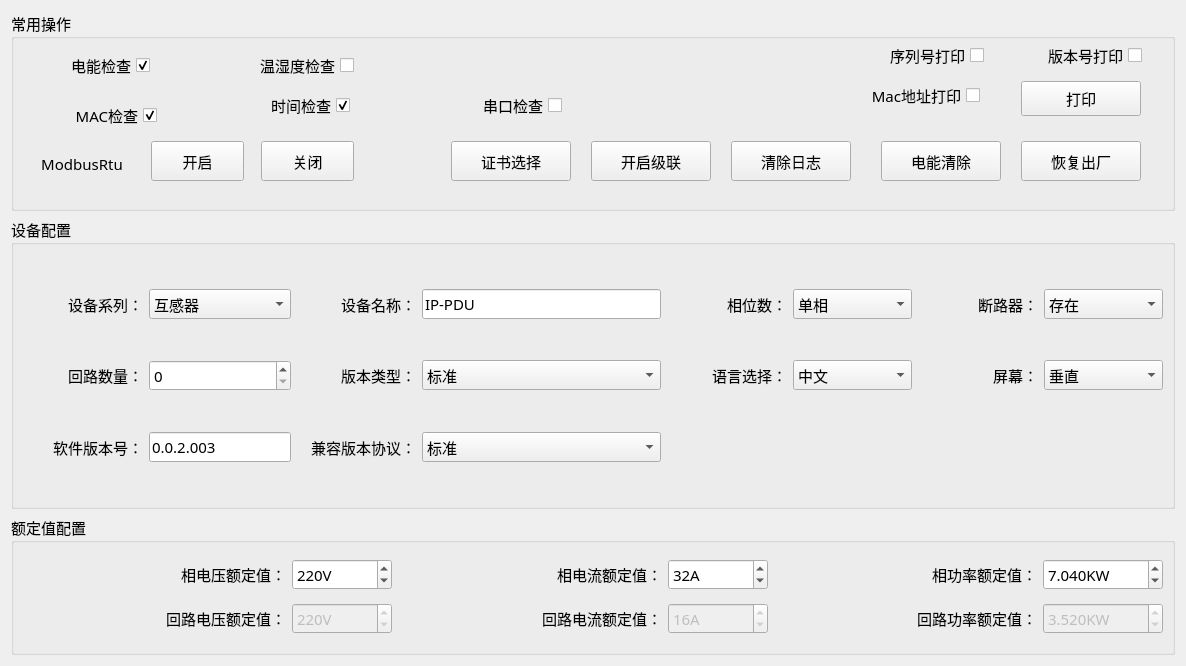
<?xml version="1.0" encoding="UTF-8"?>
<ui version="4.0">
 <class>Home_SetWid</class>
 <widget class="QWidget" name="Home_SetWid">
  <property name="geometry">
   <rect>
    <x>0</x>
    <y>0</y>
    <width>1186</width>
    <height>666</height>
   </rect>
  </property>
  <property name="font">
   <font>
    <family>微软雅黑</family>
    <pointsize>11</pointsize>
   </font>
  </property>
  <property name="windowTitle">
   <string>Form</string>
  </property>
  <layout class="QGridLayout" name="gridLayout_4">
   <item row="1" column="0">
    <widget class="QGroupBox" name="groupBox_4">
     <property name="sizePolicy">
      <sizepolicy hsizetype="Expanding" vsizetype="Preferred">
       <horstretch>0</horstretch>
       <verstretch>0</verstretch>
      </sizepolicy>
     </property>
     <property name="font">
      <font>
       <family>微软雅黑</family>
       <pointsize>11</pointsize>
      </font>
     </property>
     <property name="title">
      <string>设备配置</string>
     </property>
     <layout class="QGridLayout" name="gridLayout_3">
      <item row="0" column="7">
       <widget class="QLabel" name="label_28">
        <property name="text">
         <string>断路器：</string>
        </property>
        <property name="alignment">
         <set>Qt::AlignRight|Qt::AlignTrailing|Qt::AlignVCenter</set>
        </property>
       </widget>
      </item>
      <item row="1" column="3" colspan="2">
       <widget class="QComboBox" name="standardBox">
        <property name="sizePolicy">
         <sizepolicy hsizetype="Minimum" vsizetype="Fixed">
          <horstretch>0</horstretch>
          <verstretch>0</verstretch>
         </sizepolicy>
        </property>
        <item>
         <property name="text">
          <string>标准</string>
         </property>
        </item>
        <item>
         <property name="text">
          <string>中性</string>
         </property>
        </item>
        <item>
         <property name="text">
          <string>定制</string>
         </property>
        </item>
       </widget>
      </item>
      <item row="0" column="8">
       <widget class="QComboBox" name="breakerBox">
        <property name="sizePolicy">
         <sizepolicy hsizetype="Minimum" vsizetype="Fixed">
          <horstretch>0</horstretch>
          <verstretch>0</verstretch>
         </sizepolicy>
        </property>
        <property name="currentIndex">
         <number>1</number>
        </property>
        <item>
         <property name="text">
          <string>没有</string>
         </property>
        </item>
        <item>
         <property name="text">
          <string>存在</string>
         </property>
        </item>
       </widget>
      </item>
      <item row="0" column="5">
       <widget class="QLabel" name="label_8">
        <property name="text">
         <string>相位数：</string>
        </property>
        <property name="alignment">
         <set>Qt::AlignRight|Qt::AlignTrailing|Qt::AlignVCenter</set>
        </property>
       </widget>
      </item>
      <item row="2" column="2">
       <widget class="QLabel" name="label">
        <property name="text">
         <string>兼容版本协议：</string>
        </property>
        <property name="alignment">
         <set>Qt::AlignRight|Qt::AlignTrailing|Qt::AlignVCenter</set>
        </property>
       </widget>
      </item>
      <item row="0" column="0">
       <widget class="QLabel" name="label_20">
        <property name="text">
         <string>设备系列：</string>
        </property>
        <property name="alignment">
         <set>Qt::AlignRight|Qt::AlignTrailing|Qt::AlignVCenter</set>
        </property>
       </widget>
      </item>
      <item row="1" column="2">
       <widget class="QLabel" name="label_22">
        <property name="text">
         <string>版本类型：</string>
        </property>
        <property name="alignment">
         <set>Qt::AlignRight|Qt::AlignTrailing|Qt::AlignVCenter</set>
        </property>
       </widget>
      </item>
      <item row="2" column="0">
       <widget class="QLabel" name="label_25">
        <property name="text">
         <string>软件版本号：</string>
        </property>
        <property name="alignment">
         <set>Qt::AlignRight|Qt::AlignTrailing|Qt::AlignVCenter</set>
        </property>
       </widget>
      </item>
      <item row="0" column="2">
       <widget class="QLabel" name="label_26">
        <property name="text">
         <string>设备名称：</string>
        </property>
        <property name="alignment">
         <set>Qt::AlignRight|Qt::AlignTrailing|Qt::AlignVCenter</set>
        </property>
       </widget>
      </item>
      <item row="1" column="8">
       <widget class="QComboBox" name="vhBox">
        <property name="sizePolicy">
         <sizepolicy hsizetype="Minimum" vsizetype="Fixed">
          <horstretch>0</horstretch>
          <verstretch>0</verstretch>
         </sizepolicy>
        </property>
        <item>
         <property name="text">
          <string>垂直</string>
         </property>
        </item>
        <item>
         <property name="text">
          <string>水平</string>
         </property>
        </item>
       </widget>
      </item>
      <item row="1" column="0">
       <widget class="QLabel" name="label_27">
        <property name="text">
         <string>回路数量：</string>
        </property>
        <property name="alignment">
         <set>Qt::AlignRight|Qt::AlignTrailing|Qt::AlignVCenter</set>
        </property>
       </widget>
      </item>
      <item row="0" column="3" colspan="2">
       <widget class="QLineEdit" name="typeEdit">
        <property name="sizePolicy">
         <sizepolicy hsizetype="Minimum" vsizetype="Fixed">
          <horstretch>0</horstretch>
          <verstretch>0</verstretch>
         </sizepolicy>
        </property>
        <property name="maximumSize">
         <size>
          <width>16777215</width>
          <height>16777215</height>
         </size>
        </property>
        <property name="text">
         <string>IP-PDU</string>
        </property>
       </widget>
      </item>
      <item row="1" column="1">
       <widget class="QSpinBox" name="loopNumBox">
        <property name="sizePolicy">
         <sizepolicy hsizetype="Minimum" vsizetype="Fixed">
          <horstretch>0</horstretch>
          <verstretch>0</verstretch>
         </sizepolicy>
        </property>
        <property name="value">
         <number>0</number>
        </property>
       </widget>
      </item>
      <item row="1" column="6">
       <widget class="QComboBox" name="languageBox">
        <property name="sizePolicy">
         <sizepolicy hsizetype="Minimum" vsizetype="Fixed">
          <horstretch>0</horstretch>
          <verstretch>0</verstretch>
         </sizepolicy>
        </property>
        <item>
         <property name="text">
          <string>中文</string>
         </property>
        </item>
        <item>
         <property name="text">
          <string>英文</string>
         </property>
        </item>
       </widget>
      </item>
      <item row="2" column="1">
       <widget class="QLineEdit" name="fwEdit">
        <property name="sizePolicy">
         <sizepolicy hsizetype="Minimum" vsizetype="Fixed">
          <horstretch>0</horstretch>
          <verstretch>0</verstretch>
         </sizepolicy>
        </property>
        <property name="maximumSize">
         <size>
          <width>16777215</width>
          <height>16777215</height>
         </size>
        </property>
        <property name="text">
         <string>0.0.2.003</string>
        </property>
       </widget>
      </item>
      <item row="1" column="7">
       <widget class="QLabel" name="label_16">
        <property name="text">
         <string>屏幕：</string>
        </property>
        <property name="alignment">
         <set>Qt::AlignRight|Qt::AlignTrailing|Qt::AlignVCenter</set>
        </property>
       </widget>
      </item>
      <item row="1" column="5">
       <widget class="QLabel" name="label_29">
        <property name="text">
         <string>语言选择：</string>
        </property>
        <property name="alignment">
         <set>Qt::AlignRight|Qt::AlignTrailing|Qt::AlignVCenter</set>
        </property>
       </widget>
      </item>
      <item row="0" column="6">
       <widget class="QComboBox" name="lineNumBox">
        <property name="sizePolicy">
         <sizepolicy hsizetype="Minimum" vsizetype="Fixed">
          <horstretch>0</horstretch>
          <verstretch>0</verstretch>
         </sizepolicy>
        </property>
        <item>
         <property name="text">
          <string>单相</string>
         </property>
        </item>
        <item>
         <property name="text">
          <string>三相</string>
         </property>
        </item>
       </widget>
      </item>
      <item row="0" column="1">
       <widget class="QComboBox" name="devspecBox">
        <property name="sizePolicy">
         <sizepolicy hsizetype="Minimum" vsizetype="Fixed">
          <horstretch>0</horstretch>
          <verstretch>0</verstretch>
         </sizepolicy>
        </property>
        <item>
         <property name="text">
          <string>互感器</string>
         </property>
        </item>
        <item>
         <property name="text">
          <string>32A小锰铜</string>
         </property>
        </item>
        <item>
         <property name="text">
          <string>直流</string>
         </property>
        </item>
       </widget>
      </item>
      <item row="2" column="3" colspan="2">
       <widget class="QComboBox" name="protocolBox">
        <property name="sizePolicy">
         <sizepolicy hsizetype="Minimum" vsizetype="Fixed">
          <horstretch>0</horstretch>
          <verstretch>0</verstretch>
         </sizepolicy>
        </property>
        <item>
         <property name="text">
          <string>标准</string>
         </property>
        </item>
        <item>
         <property name="text">
          <string>兼容V3协议</string>
         </property>
        </item>
        <item>
         <property name="text">
          <string>兼容V1协议</string>
         </property>
        </item>
        <item>
         <property name="text">
          <string>华为ECC</string>
         </property>
        </item>
       </widget>
      </item>
     </layout>
    </widget>
   </item>
   <item row="2" column="0">
    <widget class="QGroupBox" name="groupBox_2">
     <property name="maximumSize">
      <size>
       <width>16777215</width>
       <height>140</height>
      </size>
     </property>
     <property name="title">
      <string>额定值配置</string>
     </property>
     <layout class="QGridLayout" name="gridLayout_2">
      <item row="0" column="3">
       <widget class="QSpinBox" name="lineCurBox">
        <property name="maximumSize">
         <size>
          <width>16777215</width>
          <height>16777215</height>
         </size>
        </property>
        <property name="suffix">
         <string>A</string>
        </property>
        <property name="value">
         <number>32</number>
        </property>
       </widget>
      </item>
      <item row="0" column="1">
       <widget class="QSpinBox" name="lineVolBox">
        <property name="maximumSize">
         <size>
          <width>16777215</width>
          <height>16777215</height>
         </size>
        </property>
        <property name="suffix">
         <string>V</string>
        </property>
        <property name="minimum">
         <number>0</number>
        </property>
        <property name="maximum">
         <number>600</number>
        </property>
        <property name="value">
         <number>220</number>
        </property>
       </widget>
      </item>
      <item row="0" column="0">
       <widget class="QLabel" name="label_10">
        <property name="text">
         <string>相电压额定值：</string>
        </property>
        <property name="alignment">
         <set>Qt::AlignRight|Qt::AlignTrailing|Qt::AlignVCenter</set>
        </property>
       </widget>
      </item>
      <item row="0" column="5">
       <widget class="QDoubleSpinBox" name="linePowBox">
        <property name="maximumSize">
         <size>
          <width>16777215</width>
          <height>16777215</height>
         </size>
        </property>
        <property name="prefix">
         <string/>
        </property>
        <property name="suffix">
         <string>KW</string>
        </property>
        <property name="decimals">
         <number>3</number>
        </property>
        <property name="value">
         <double>7.040000000000000</double>
        </property>
       </widget>
      </item>
      <item row="1" column="0">
       <widget class="QLabel" name="label_13">
        <property name="text">
         <string>回路电压额定值：</string>
        </property>
        <property name="alignment">
         <set>Qt::AlignRight|Qt::AlignTrailing|Qt::AlignVCenter</set>
        </property>
       </widget>
      </item>
      <item row="1" column="5">
       <widget class="QDoubleSpinBox" name="loopPowBox">
        <property name="enabled">
         <bool>false</bool>
        </property>
        <property name="maximumSize">
         <size>
          <width>120</width>
          <height>16777215</height>
         </size>
        </property>
        <property name="suffix">
         <string>KW</string>
        </property>
        <property name="decimals">
         <number>3</number>
        </property>
        <property name="value">
         <double>3.520000000000000</double>
        </property>
       </widget>
      </item>
      <item row="1" column="4">
       <widget class="QLabel" name="label_14">
        <property name="text">
         <string>回路功率额定值：</string>
        </property>
        <property name="alignment">
         <set>Qt::AlignRight|Qt::AlignTrailing|Qt::AlignVCenter</set>
        </property>
       </widget>
      </item>
      <item row="0" column="4">
       <widget class="QLabel" name="label_12">
        <property name="text">
         <string>相功率额定值：</string>
        </property>
        <property name="alignment">
         <set>Qt::AlignRight|Qt::AlignTrailing|Qt::AlignVCenter</set>
        </property>
       </widget>
      </item>
      <item row="1" column="1">
       <widget class="QSpinBox" name="loopVolBox">
        <property name="enabled">
         <bool>false</bool>
        </property>
        <property name="maximumSize">
         <size>
          <width>100</width>
          <height>16777215</height>
         </size>
        </property>
        <property name="suffix">
         <string>V</string>
        </property>
        <property name="prefix">
         <string/>
        </property>
        <property name="maximum">
         <number>600</number>
        </property>
        <property name="value">
         <number>220</number>
        </property>
       </widget>
      </item>
      <item row="1" column="3">
       <widget class="QSpinBox" name="loopCurBox">
        <property name="enabled">
         <bool>false</bool>
        </property>
        <property name="maximumSize">
         <size>
          <width>100</width>
          <height>16777215</height>
         </size>
        </property>
        <property name="suffix">
         <string>A</string>
        </property>
        <property name="value">
         <number>16</number>
        </property>
       </widget>
      </item>
      <item row="0" column="2">
       <widget class="QLabel" name="label_11">
        <property name="text">
         <string>相电流额定值：</string>
        </property>
        <property name="alignment">
         <set>Qt::AlignRight|Qt::AlignTrailing|Qt::AlignVCenter</set>
        </property>
       </widget>
      </item>
      <item row="1" column="2">
       <widget class="QLabel" name="label_15">
        <property name="text">
         <string>回路电流额定值：</string>
        </property>
        <property name="alignment">
         <set>Qt::AlignRight|Qt::AlignTrailing|Qt::AlignVCenter</set>
        </property>
       </widget>
      </item>
     </layout>
    </widget>
   </item>
   <item row="0" column="0">
    <widget class="QGroupBox" name="groupBox_1">
     <property name="maximumSize">
      <size>
       <width>16777215</width>
       <height>200</height>
      </size>
     </property>
     <property name="title">
      <string>常用操作</string>
     </property>
     <widget class="QLabel" name="label_21">
      <property name="geometry">
       <rect>
        <x>20</x>
        <y>133</y>
        <width>102</width>
        <height>40</height>
       </rect>
      </property>
      <property name="text">
       <string>ModbusRtu</string>
      </property>
      <property name="alignment">
       <set>Qt::AlignCenter</set>
      </property>
     </widget>
     <widget class="QPushButton" name="rtuEnBtn">
      <property name="geometry">
       <rect>
        <x>140</x>
        <y>130</y>
        <width>93</width>
        <height>40</height>
       </rect>
      </property>
      <property name="minimumSize">
       <size>
        <width>0</width>
        <height>35</height>
       </size>
      </property>
      <property name="maximumSize">
       <size>
        <width>120</width>
        <height>16777215</height>
       </size>
      </property>
      <property name="text">
       <string>开启</string>
      </property>
     </widget>
     <widget class="QPushButton" name="rtuDisenBtn">
      <property name="geometry">
       <rect>
        <x>250</x>
        <y>130</y>
        <width>93</width>
        <height>40</height>
       </rect>
      </property>
      <property name="minimumSize">
       <size>
        <width>0</width>
        <height>35</height>
       </size>
      </property>
      <property name="maximumSize">
       <size>
        <width>120</width>
        <height>16777215</height>
       </size>
      </property>
      <property name="text">
       <string>关闭</string>
      </property>
     </widget>
     <widget class="QPushButton" name="logBtn">
      <property name="geometry">
       <rect>
        <x>720</x>
        <y>130</y>
        <width>120</width>
        <height>40</height>
       </rect>
      </property>
      <property name="minimumSize">
       <size>
        <width>0</width>
        <height>35</height>
       </size>
      </property>
      <property name="text">
       <string>清除日志</string>
      </property>
     </widget>
     <widget class="QPushButton" name="eleClearBtn">
      <property name="geometry">
       <rect>
        <x>870</x>
        <y>130</y>
        <width>120</width>
        <height>40</height>
       </rect>
      </property>
      <property name="minimumSize">
       <size>
        <width>0</width>
        <height>35</height>
       </size>
      </property>
      <property name="text">
       <string>电能清除</string>
      </property>
     </widget>
     <widget class="QPushButton" name="cascadeBtn">
      <property name="geometry">
       <rect>
        <x>580</x>
        <y>130</y>
        <width>120</width>
        <height>40</height>
       </rect>
      </property>
      <property name="minimumSize">
       <size>
        <width>0</width>
        <height>35</height>
       </size>
      </property>
      <property name="text">
       <string>开启级联</string>
      </property>
     </widget>
     <widget class="QPushButton" name="factoryBtn">
      <property name="geometry">
       <rect>
        <x>1010</x>
        <y>130</y>
        <width>120</width>
        <height>40</height>
       </rect>
      </property>
      <property name="minimumSize">
       <size>
        <width>0</width>
        <height>35</height>
       </size>
      </property>
      <property name="text">
       <string>恢复出厂</string>
      </property>
     </widget>
     <widget class="QCheckBox" name="timeBox">
      <property name="geometry">
       <rect>
        <x>240</x>
        <y>80</y>
        <width>99</width>
        <height>28</height>
       </rect>
      </property>
      <property name="sizePolicy">
       <sizepolicy hsizetype="Preferred" vsizetype="Preferred">
        <horstretch>0</horstretch>
        <verstretch>0</verstretch>
       </sizepolicy>
      </property>
      <property name="layoutDirection">
       <enum>Qt::RightToLeft</enum>
      </property>
      <property name="text">
       <string>时间检查</string>
      </property>
      <property name="checked">
       <bool>true</bool>
      </property>
     </widget>
     <widget class="QCheckBox" name="macBox">
      <property name="geometry">
       <rect>
        <x>40</x>
        <y>90</y>
        <width>106</width>
        <height>28</height>
       </rect>
      </property>
      <property name="sizePolicy">
       <sizepolicy hsizetype="Preferred" vsizetype="Preferred">
        <horstretch>0</horstretch>
        <verstretch>0</verstretch>
       </sizepolicy>
      </property>
      <property name="layoutDirection">
       <enum>Qt::RightToLeft</enum>
      </property>
      <property name="text">
       <string>MAC检查</string>
      </property>
      <property name="checked">
       <bool>true</bool>
      </property>
     </widget>
     <widget class="QCheckBox" name="sersor">
      <property name="geometry">
       <rect>
        <x>190</x>
        <y>40</y>
        <width>153</width>
        <height>28</height>
       </rect>
      </property>
      <property name="sizePolicy">
       <sizepolicy hsizetype="Preferred" vsizetype="Preferred">
        <horstretch>0</horstretch>
        <verstretch>0</verstretch>
       </sizepolicy>
      </property>
      <property name="layoutDirection">
       <enum>Qt::RightToLeft</enum>
      </property>
      <property name="text">
       <string>温湿度检查</string>
      </property>
      <property name="checked">
       <bool>false</bool>
      </property>
     </widget>
     <widget class="QCheckBox" name="linkBox">
      <property name="geometry">
       <rect>
        <x>420</x>
        <y>80</y>
        <width>131</width>
        <height>28</height>
       </rect>
      </property>
      <property name="sizePolicy">
       <sizepolicy hsizetype="Preferred" vsizetype="Preferred">
        <horstretch>0</horstretch>
        <verstretch>0</verstretch>
       </sizepolicy>
      </property>
      <property name="layoutDirection">
       <enum>Qt::RightToLeft</enum>
      </property>
      <property name="text">
       <string>串口检查</string>
      </property>
      <property name="checked">
       <bool>false</bool>
      </property>
     </widget>
     <widget class="QPushButton" name="tlsBtn">
      <property name="geometry">
       <rect>
        <x>440</x>
        <y>130</y>
        <width>120</width>
        <height>40</height>
       </rect>
      </property>
      <property name="minimumSize">
       <size>
        <width>0</width>
        <height>35</height>
       </size>
      </property>
      <property name="text">
       <string>证书选择</string>
      </property>
     </widget>
     <widget class="QCheckBox" name="eleBox">
      <property name="geometry">
       <rect>
        <x>40</x>
        <y>40</y>
        <width>99</width>
        <height>28</height>
       </rect>
      </property>
      <property name="sizePolicy">
       <sizepolicy hsizetype="Preferred" vsizetype="Preferred">
        <horstretch>0</horstretch>
        <verstretch>0</verstretch>
       </sizepolicy>
      </property>
      <property name="layoutDirection">
       <enum>Qt::RightToLeft</enum>
      </property>
      <property name="text">
       <string>电能检查</string>
      </property>
      <property name="checked">
       <bool>true</bool>
      </property>
     </widget>
     <widget class="QPushButton" name="printBtn">
      <property name="geometry">
       <rect>
        <x>1010</x>
        <y>70</y>
        <width>120</width>
        <height>35</height>
       </rect>
      </property>
      <property name="minimumSize">
       <size>
        <width>0</width>
        <height>35</height>
       </size>
      </property>
      <property name="text">
       <string>打印</string>
      </property>
     </widget>
     <widget class="QCheckBox" name="printFw">
      <property name="geometry">
       <rect>
        <x>1000</x>
        <y>30</y>
        <width>131</width>
        <height>28</height>
       </rect>
      </property>
      <property name="sizePolicy">
       <sizepolicy hsizetype="Preferred" vsizetype="Preferred">
        <horstretch>0</horstretch>
        <verstretch>0</verstretch>
       </sizepolicy>
      </property>
      <property name="layoutDirection">
       <enum>Qt::RightToLeft</enum>
      </property>
      <property name="text">
       <string>版本号打印</string>
      </property>
      <property name="checked">
       <bool>false</bool>
      </property>
     </widget>
     <widget class="QCheckBox" name="printSN">
      <property name="geometry">
       <rect>
        <x>820</x>
        <y>30</y>
        <width>153</width>
        <height>28</height>
       </rect>
      </property>
      <property name="sizePolicy">
       <sizepolicy hsizetype="Preferred" vsizetype="Preferred">
        <horstretch>0</horstretch>
        <verstretch>0</verstretch>
       </sizepolicy>
      </property>
      <property name="layoutDirection">
       <enum>Qt::RightToLeft</enum>
      </property>
      <property name="text">
       <string>序列号打印</string>
      </property>
      <property name="checked">
       <bool>false</bool>
      </property>
     </widget>
     <widget class="QCheckBox" name="printMac">
      <property name="geometry">
       <rect>
        <x>828</x>
        <y>70</y>
        <width>141</width>
        <height>28</height>
       </rect>
      </property>
      <property name="sizePolicy">
       <sizepolicy hsizetype="Preferred" vsizetype="Preferred">
        <horstretch>0</horstretch>
        <verstretch>0</verstretch>
       </sizepolicy>
      </property>
      <property name="layoutDirection">
       <enum>Qt::RightToLeft</enum>
      </property>
      <property name="text">
       <string>Mac地址打印</string>
      </property>
      <property name="checked">
       <bool>false</bool>
      </property>
     </widget>
    </widget>
   </item>
  </layout>
 </widget>
 <resources/>
 <connections/>
</ui>
